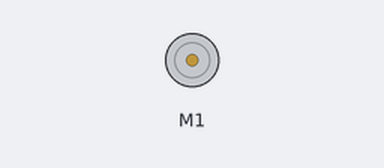
Recording of a program running on a simulated Arduino Uno, built with avr-gcc and run on an emulated ATmega328P. Parts: DC motor (green arrow = forward, orange = backward, longer = faster). What the program prints to the serial monitor is not drawn.

Above: at 10.7 s.
Timing chart, 0 to 14.6 s (numbered marks = the images above):
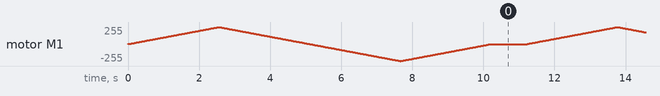

The program:

main.cpp
```cpp
// TestPID motor control loop for PoE lab 3

#include "Arduino.h"
#include <Adafruit_MotorShield.h>
#include <Adafruit_MS_PWMServoDriver.h>

Adafruit_MotorShield AFMS = Adafruit_MotorShield(); // Create the motor shield object with the default I2C address
Adafruit_DCMotor *myMotor = AFMS.getMotor(1); // Select which 'port' M1, M2, M3 or M4. In this case, M1

long unsigned int last_time = 0;
const int direction_delay = 1000;

bool direction = true;

void setup() {
  Serial.begin(9600);
  Serial.println("begin.");

  AFMS.begin();

  Serial.println("AFMS began");
  myMotor->setSpeed(150);
  myMotor->run(FORWARD); //Stop the motor at the beginning

  // myMotor->run(RELEASE);


  Serial.println("Running!");

}

void loop() {
  uint8_t i;

  Serial.print("tick");

  myMotor->run(FORWARD);
  for (i=0; i<255; i++) {
    myMotor->setSpeed(i);
    delay(10);
  }
  for (i=255; i!=0; i--) {
    myMotor->setSpeed(i);
    delay(10);
  }

  Serial.print("tock");

  myMotor->run(BACKWARD);
  for (i=0; i<255; i++) {
    myMotor->setSpeed(i);
    delay(10);
  }
  for (i=255; i!=0; i--) {
    myMotor->setSpeed(i);
    delay(10);
  }

  Serial.println("tech");
  myMotor->run(RELEASE);
  delay(1000);
}
```
